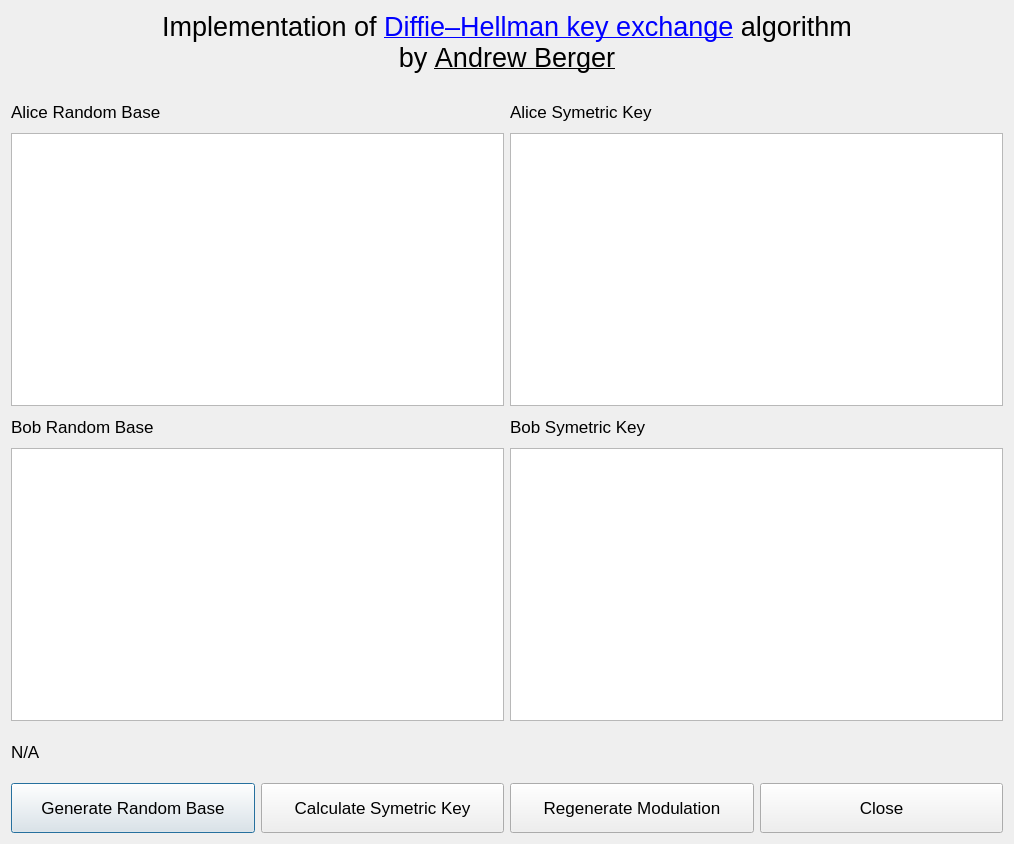
<?xml version="1.0" encoding="UTF-8"?>
<ui version="4.0">
 <class>DialogEntry</class>
 <widget class="QDialog" name="DialogEntry">
  <property name="geometry">
   <rect>
    <x>0</x>
    <y>0</y>
    <width>1014</width>
    <height>844</height>
   </rect>
  </property>
  <property name="windowTitle">
   <string>DialogEntry</string>
  </property>
  <layout class="QGridLayout" name="gridLayout">
   <item row="0" column="0" colspan="4">
    <widget class="QLabel" name="label_6">
     <property name="maximumSize">
      <size>
       <width>16777215</width>
       <height>80</height>
      </size>
     </property>
     <property name="font">
      <font>
       <pointsize>20</pointsize>
      </font>
     </property>
     <property name="text">
      <string>&lt;html&gt;&lt;head/&gt;&lt;body&gt;&lt;p&gt;Implementation of &lt;a href=&quot;https://en.wikipedia.org/wiki/Diffie%E2%80%93Hellman_key_exchange&quot;&gt;&lt;span style=&quot; text-decoration: underline; color:#0000ff;&quot;&gt;Diffie–Hellman key exchange&lt;/span&gt;&lt;/a&gt; algorithm&lt;br/&gt;by &lt;span style=&quot; text-decoration: underline;&quot;&gt;Andrew Berger&lt;/span&gt;&lt;a href=&quot;mailto:lichner.marian@fronius.com&quot;&gt;&lt;span style=&quot; text-decoration: underline; color:#0000ff;&quot;&gt;&lt;br/&gt;&lt;/span&gt;&lt;/a&gt;&lt;/p&gt;&lt;/body&gt;&lt;/html&gt;</string>
     </property>
     <property name="alignment">
      <set>Qt::AlignCenter</set>
     </property>
     <property name="wordWrap">
      <bool>true</bool>
     </property>
    </widget>
   </item>
   <item row="1" column="0">
    <widget class="QLabel" name="label">
     <property name="maximumSize">
      <size>
       <width>16777215</width>
       <height>30</height>
      </size>
     </property>
     <property name="font">
      <font>
       <pointsize>13</pointsize>
      </font>
     </property>
     <property name="text">
      <string>Alice Random Base</string>
     </property>
    </widget>
   </item>
   <item row="1" column="2">
    <widget class="QLabel" name="label_3">
     <property name="maximumSize">
      <size>
       <width>16777215</width>
       <height>30</height>
      </size>
     </property>
     <property name="font">
      <font>
       <pointsize>13</pointsize>
      </font>
     </property>
     <property name="text">
      <string>Alice Symetric Key</string>
     </property>
    </widget>
   </item>
   <item row="2" column="0" colspan="2">
    <widget class="QTextEdit" name="editPrivateKeyAlice">
     <property name="sizePolicy">
      <sizepolicy hsizetype="Preferred" vsizetype="Preferred">
       <horstretch>0</horstretch>
       <verstretch>0</verstretch>
      </sizepolicy>
     </property>
     <property name="minimumSize">
      <size>
       <width>200</width>
       <height>200</height>
      </size>
     </property>
     <property name="font">
      <font>
       <pointsize>13</pointsize>
      </font>
     </property>
    </widget>
   </item>
   <item row="2" column="2" colspan="2">
    <widget class="QTextEdit" name="editKeyAlice">
     <property name="sizePolicy">
      <sizepolicy hsizetype="Preferred" vsizetype="Preferred">
       <horstretch>0</horstretch>
       <verstretch>0</verstretch>
      </sizepolicy>
     </property>
     <property name="minimumSize">
      <size>
       <width>200</width>
       <height>200</height>
      </size>
     </property>
     <property name="font">
      <font>
       <pointsize>13</pointsize>
      </font>
     </property>
    </widget>
   </item>
   <item row="3" column="0">
    <widget class="QLabel" name="label_2">
     <property name="maximumSize">
      <size>
       <width>16777215</width>
       <height>30</height>
      </size>
     </property>
     <property name="font">
      <font>
       <pointsize>13</pointsize>
      </font>
     </property>
     <property name="text">
      <string>Bob Random Base</string>
     </property>
    </widget>
   </item>
   <item row="3" column="2">
    <widget class="QLabel" name="label_4">
     <property name="maximumSize">
      <size>
       <width>16777215</width>
       <height>30</height>
      </size>
     </property>
     <property name="font">
      <font>
       <pointsize>13</pointsize>
      </font>
     </property>
     <property name="text">
      <string>Bob Symetric Key</string>
     </property>
    </widget>
   </item>
   <item row="4" column="0" colspan="2">
    <widget class="QTextEdit" name="editPrivateKeyBob">
     <property name="sizePolicy">
      <sizepolicy hsizetype="Preferred" vsizetype="Preferred">
       <horstretch>0</horstretch>
       <verstretch>0</verstretch>
      </sizepolicy>
     </property>
     <property name="minimumSize">
      <size>
       <width>200</width>
       <height>200</height>
      </size>
     </property>
     <property name="font">
      <font>
       <pointsize>13</pointsize>
      </font>
     </property>
    </widget>
   </item>
   <item row="4" column="2" colspan="2">
    <widget class="QTextEdit" name="editKeyBob">
     <property name="sizePolicy">
      <sizepolicy hsizetype="Preferred" vsizetype="Preferred">
       <horstretch>0</horstretch>
       <verstretch>0</verstretch>
      </sizepolicy>
     </property>
     <property name="minimumSize">
      <size>
       <width>200</width>
       <height>200</height>
      </size>
     </property>
     <property name="font">
      <font>
       <pointsize>13</pointsize>
      </font>
     </property>
    </widget>
   </item>
   <item row="5" column="0" colspan="4">
    <widget class="QLabel" name="labelMessage">
     <property name="sizePolicy">
      <sizepolicy hsizetype="Preferred" vsizetype="Fixed">
       <horstretch>0</horstretch>
       <verstretch>50</verstretch>
      </sizepolicy>
     </property>
     <property name="minimumSize">
      <size>
       <width>700</width>
       <height>50</height>
      </size>
     </property>
     <property name="font">
      <font>
       <pointsize>13</pointsize>
      </font>
     </property>
     <property name="text">
      <string>N/A</string>
     </property>
     <property name="wordWrap">
      <bool>true</bool>
     </property>
    </widget>
   </item>
   <item row="6" column="0">
    <widget class="QPushButton" name="btnGenerate">
     <property name="sizePolicy">
      <sizepolicy hsizetype="Preferred" vsizetype="Fixed">
       <horstretch>0</horstretch>
       <verstretch>0</verstretch>
      </sizepolicy>
     </property>
     <property name="minimumSize">
      <size>
       <width>200</width>
       <height>50</height>
      </size>
     </property>
     <property name="font">
      <font>
       <pointsize>13</pointsize>
      </font>
     </property>
     <property name="text">
      <string>Generate Random Base</string>
     </property>
    </widget>
   </item>
   <item row="6" column="1">
    <widget class="QPushButton" name="btnCalculate">
     <property name="sizePolicy">
      <sizepolicy hsizetype="Preferred" vsizetype="Fixed">
       <horstretch>0</horstretch>
       <verstretch>0</verstretch>
      </sizepolicy>
     </property>
     <property name="minimumSize">
      <size>
       <width>200</width>
       <height>50</height>
      </size>
     </property>
     <property name="font">
      <font>
       <pointsize>13</pointsize>
      </font>
     </property>
     <property name="text">
      <string>Calculate Symetric Key</string>
     </property>
    </widget>
   </item>
   <item row="6" column="2">
    <widget class="QPushButton" name="btnRegenerate">
     <property name="sizePolicy">
      <sizepolicy hsizetype="Preferred" vsizetype="Fixed">
       <horstretch>0</horstretch>
       <verstretch>0</verstretch>
      </sizepolicy>
     </property>
     <property name="minimumSize">
      <size>
       <width>200</width>
       <height>50</height>
      </size>
     </property>
     <property name="font">
      <font>
       <pointsize>13</pointsize>
      </font>
     </property>
     <property name="text">
      <string>Regenerate Modulation</string>
     </property>
    </widget>
   </item>
   <item row="6" column="3">
    <widget class="QPushButton" name="btnClose">
     <property name="sizePolicy">
      <sizepolicy hsizetype="Preferred" vsizetype="Fixed">
       <horstretch>0</horstretch>
       <verstretch>0</verstretch>
      </sizepolicy>
     </property>
     <property name="minimumSize">
      <size>
       <width>200</width>
       <height>50</height>
      </size>
     </property>
     <property name="font">
      <font>
       <pointsize>13</pointsize>
      </font>
     </property>
     <property name="text">
      <string>Close</string>
     </property>
    </widget>
   </item>
  </layout>
 </widget>
 <layoutdefault spacing="6" margin="11"/>
 <resources/>
 <connections/>
</ui>
